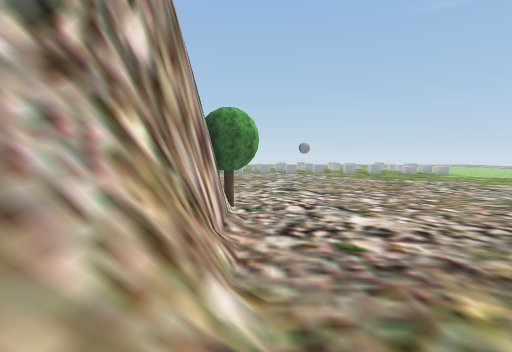
view 1 (above)

21 first-person views from a walk through a 3-D level made in the Unity game engine. The camera is 1.2 m above the floor, tilts 4° down and sees 85° across. The floor is counted in squares, 2 m on a side. Each view is taken from the middle of a square. On the plan, view 1 faces up. The plan holds only what a view shows up to about 9 squares ahead; the rest is blank. The place goes on beyond the plan. Some trees and plants on the terrain are drawn as simple stand-ins. The player character is not drawn. Some surface patterns are stand-ins.

view 2
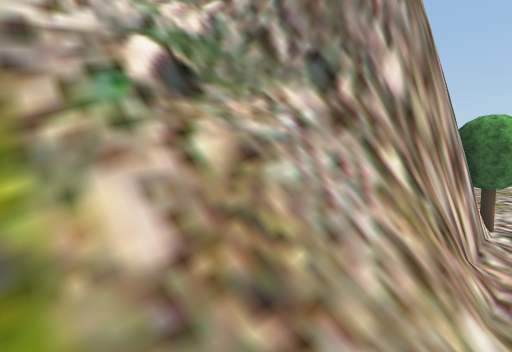

view 3
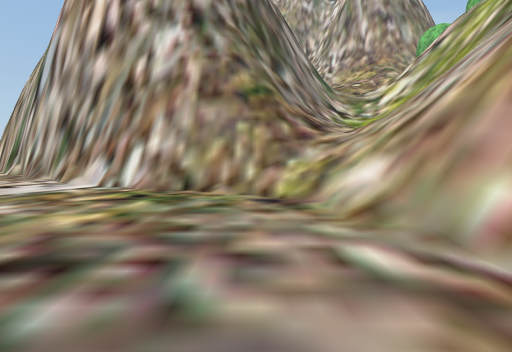

view 4
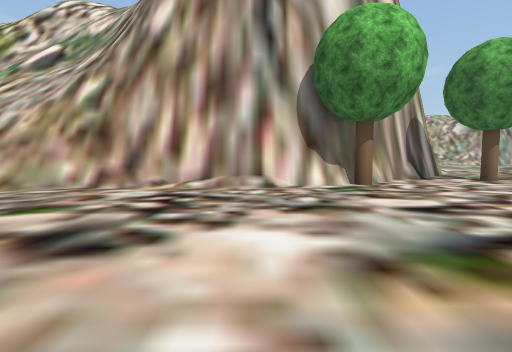

view 5
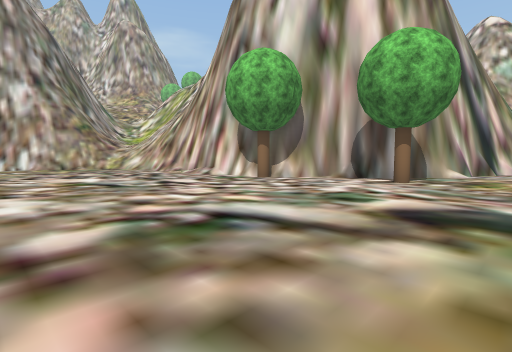

view 6
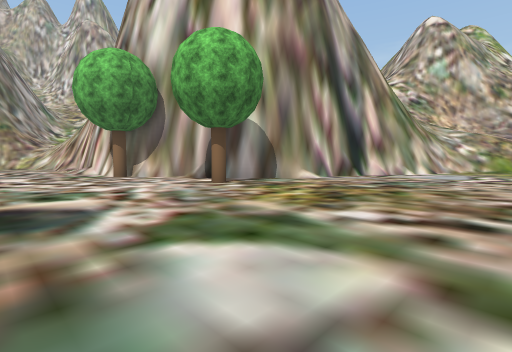

view 7
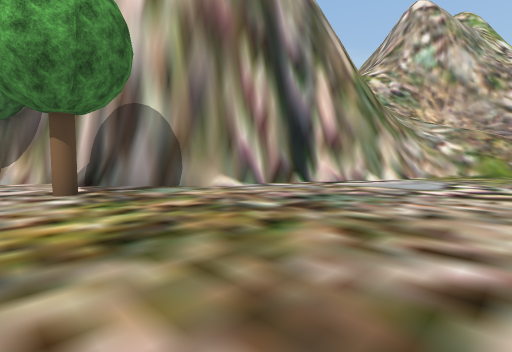

view 8
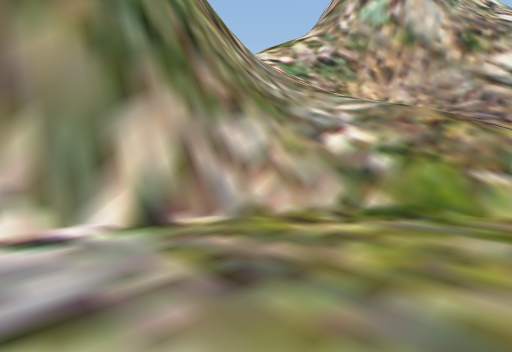

view 9
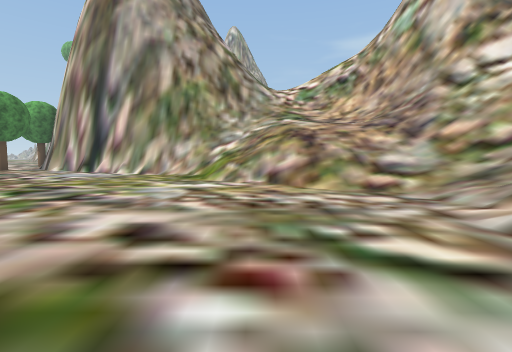

view 10
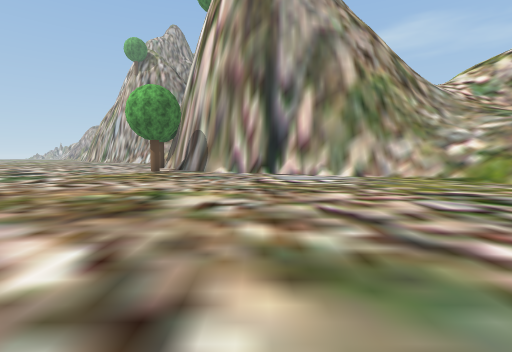

view 11
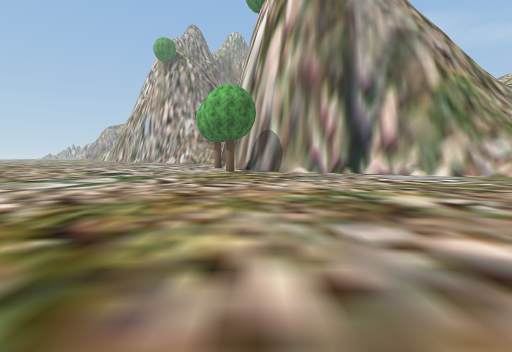

view 12
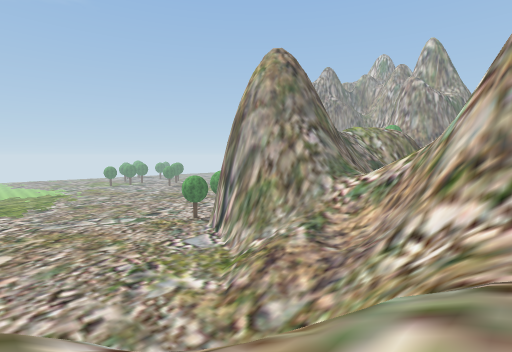

view 13
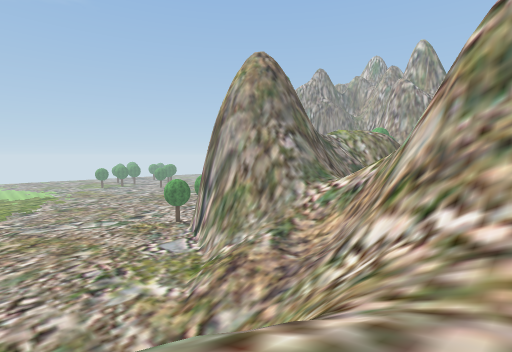

view 14
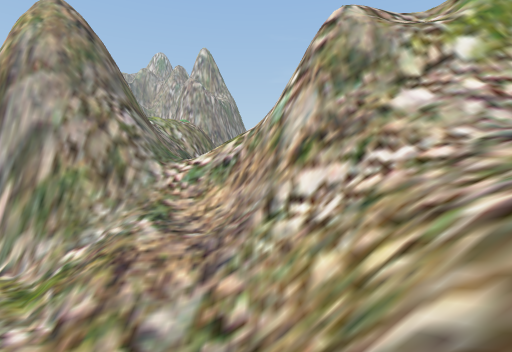

view 15
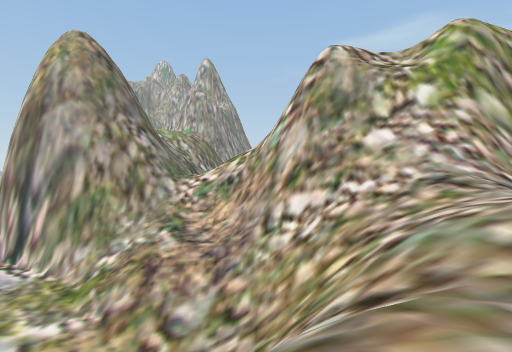

view 16
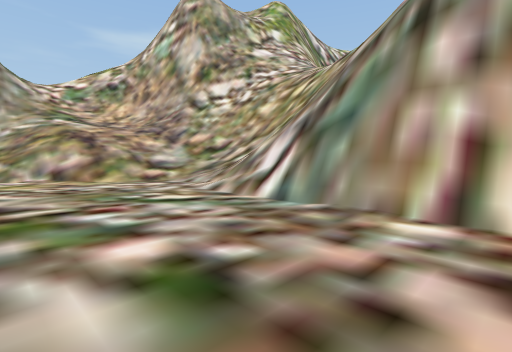

view 17
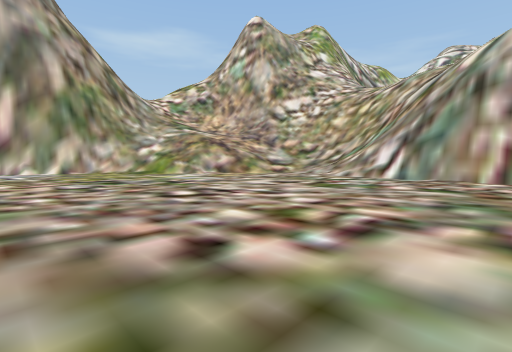

view 18
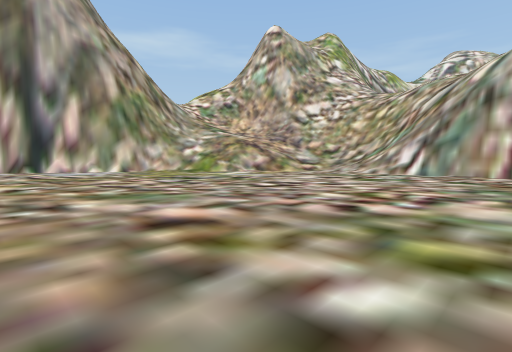

view 19
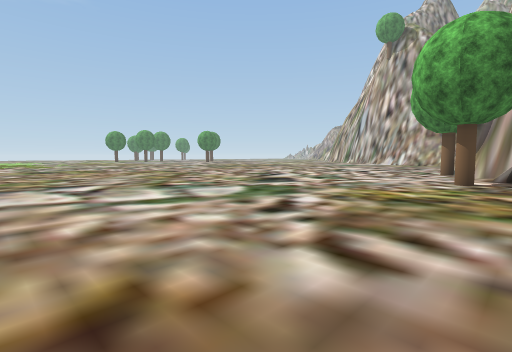

view 20
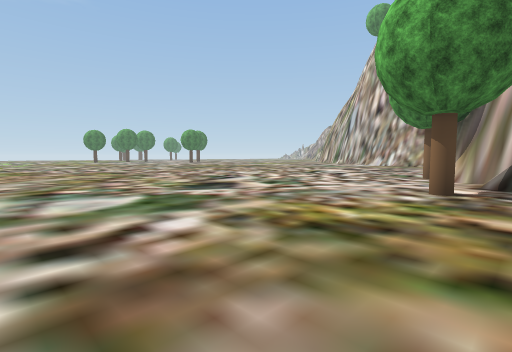

view 21
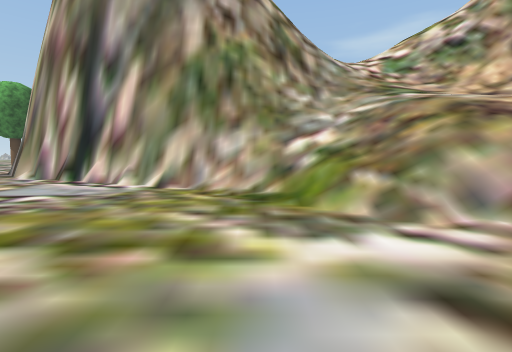

### Floor plan
Key: @ floor where view 1 was taken; # wall or solid block; . main floor; : floor 2.5 m higher than the main floor; + floor 3 m higher than the main floor; * floor 3.25 m higher than the main floor; % floor 9 m higher than the main floor; / step, stairs or slope; = window, fence, low wall or low ledge; v drop or lower ground; O other object.
Columns run from 24 left of view 1 to 5 right of it. Each row starts with its distance up from view 1.
 28       / ##..........
 27      //v##..........
 26    ////v##..........
 25   %///==##.......... .
 24   ///==#//.............
 23  %///=///...............
 22 /%///v///................
 21 /////=////....................
 20 ///////////...................
 19 ////=////////.................
 18 ///=##///////.................
 17 #######//*/////...............
 16   ######/////####.............
 15     ####////#######...........
 14     ####///##     ###.O.......
 13       #////=#       ##........
 12                      #........
 11                      ##.......
 10                       #O......
  9                       ##......
  8                        #......
  7                        #......
  6                        #......
  5                      ###......
  4                   vv####.....
  3                   v##/=#/....
  2                   v#/////.....
  1                   #=#////##...
  0                   ##///:@####.
 -1                    #/////#####
 -2                   v## +/##
 -3                   v #//##

Where each view was taken, in squares from view 1:
view 1: 0 up, 0 right, facing up
view 2: 1 down, 0 right, facing up-left
view 3: 6 up, 1 right, facing down
view 4: 8 up, 5 right, facing left
view 5: 16 up, 5 right, facing down-left
view 6: 19 up, 2 right, facing down-left
view 7: 19 up, 1 left, facing down-left
view 8: 19 up, 8 left, facing down-left
view 9: 26 up, 13 left, facing down
view 10: 25 up, 6 left, facing down
view 11: 25 up, 3 left, facing down
view 12: 26 up, 21 left, facing down-right
view 13: 25 up, 22 left, facing down-right
view 14: 26 up, 18 left, facing down
view 15: 28 up, 18 left, facing down
view 16: 28 up, 12 left, facing down-left
view 17: 28 up, 7 left, facing down-left
view 18: 28 up, 5 left, facing down-left
view 19: 21 up, 3 left, facing down-right
view 20: 19 up, 3 left, facing down-right
view 21: 22 up, 11 left, facing down
